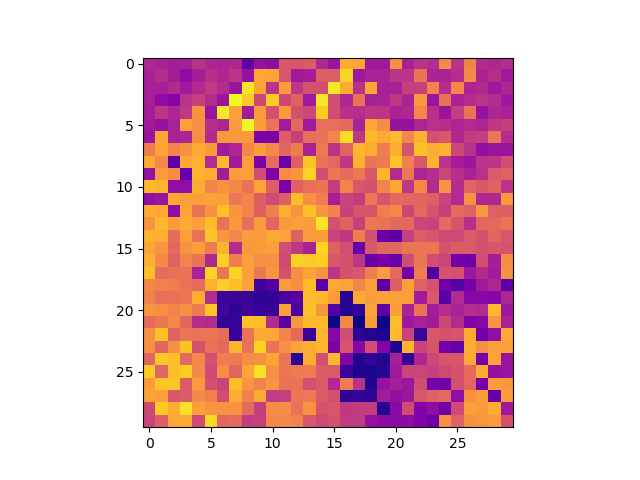

This figure's Python source:
#Spatially Correlated Noise Test

'''
This script will generated spatially correlated noise using an arbitrary similarity measure,
for an (n * m) image.

Procedure:
- Initialize the Image (arbitrary initializer)
- Compute neighbor similarity weights based on similarity measure
- Iterate over the image, sample a point and its neighbor using the weights
    - Sample the new intensity at the sampled point using a gaussian around its neighbor's intensity
- Rescale and display the image.

There are a number of parameters to play with:
    (n, m)  = Image Size
    iter    = Number of iterations to converge image
    a       = Similarity Measure Scale
    stddev  = Variance towards neighbors for sampling

Additionally, you can define the following functions freely:
 - initialize: Determines the image initial condition
 - similarity: Gives some similarity measure (non-normalized)

This would be MUCH faster if computed in something other than python.
'''

#Dependencies
import matplotlib.pyplot as plt
import numpy as np

'''
    PARAMETERS
'''
n = 30;
m = 30;
iter = 100000;
a = 0.01;
stddev = 0.05;

'''
    GOVERNING FUNCTIONS
'''

#Get Initiial Condition
def initialize( n, m ):
    #return np.random.rand(n * m);
    return np.zeros( n * m );

#Similarity Measure
def similarity( A, B, s ):
    # Euclidean Distance Squared, Exponentiated (recommended a = 0.01)
    #return np.exp(-a*(np.linalg.norm(np.asarray(np.unravel_index(B, s)) - np.asarray(np.unravel_index(A, s))))**2);

    # Euclidean Distance Non-Squared, Exponentiated (recommended a = 0.1)
    #return np.exp(-a*(np.linalg.norm(np.asarray(np.unravel_index(B, s)) - np.asarray(np.unravel_index(A, s))))**2);

    # Squared sine of euclidean distance! a scales the frequency. (recommended a = 0.1)
    return np.sin(a * np.linalg.norm(np.asarray(np.unravel_index(B, s)) - np.asarray(np.unravel_index(A, s))))**2+0.01;

#Intensity sampling function
def distribution( I, J, sim, stddev ):
    #Sample new intensity by a gaussian centered around neighbor
    #return np.random.normal( J , sim );

    #Sample new intensity by a gaussian centered around average intensity
    #return np.random.normal( (I + J)/2 , sim );

    #Sample from a gaussian centered around neighbor, with variance determined by similarity
    return np.random.normal( J , (1-sim)*0.1 );
    
'''
    COMPUTE
'''

#Initialize an Image
print('Testing Spatial Noise Correlation')

I = initialize( n, m );

#NOTE: Weight matrix is computed here because of no dependency on intensity values.
# This weight matrix becomes absolutely massive for large images.

W = np.zeros((n * m,  n * m ));
#Compute all Weights
for i in range(n * m):
    for j in range(n * m):
        #Similarity Measure
        W[i, j] = similarity(i, j, (n, m));
        W[i] /= np.sum(W[i]);

print("Computed Weight Matrix.");

for i in range(iter):
    #Sample update position and neighbor!
    x = np.random.randint(0 , n * m);
    y = np.random.choice( n * m , p = W[x] );

    #Update value by sampling gaussian
    I[x] = distribution( I[x], I[y], W[x,y], stddev );

#Rescale and show the result
I = (I - I.min())/(I.max() - I.min())
plt.imshow(I.reshape((n, m)))
plt.show()
